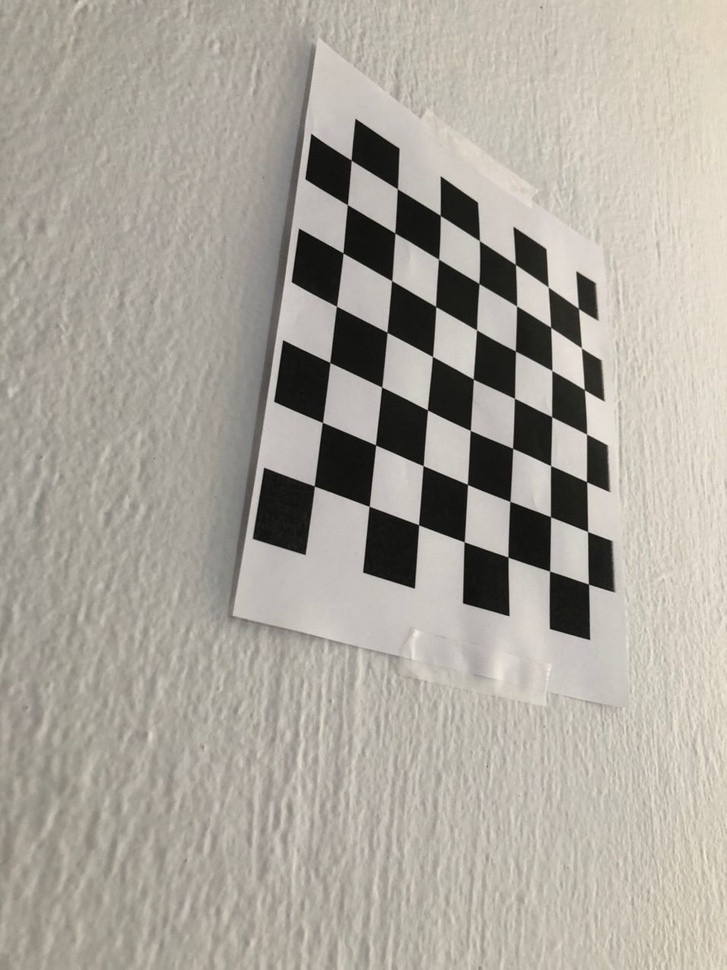
#> input picture practice/1.1/test.jpeg, 727 x 970 px, shrunk from 956 x 1276 before the run, given in place of the camera
$ python matching.py
#> lines starting #> are read from the running program, lines starting #| are printed output that depends on the picture
import cv2
import numpy as np


def main():

    cap = cv2.VideoCapture(0)
    while True:
        ret, img = cap.read()
#> img is the input picture: shape (970, 727, 3); mean B, G, R 156.6, 165.9, 170.7
        ret2, img2 = cap.read()

        gray = cv2.cvtColor(img, cv2.COLOR_BGR2GRAY)
        gray2 = cv2.cvtColor(img2, cv2.COLOR_BGR2GRAY)

        # Transform second image. ##########################
        rows, cols = gray2.shape
#> rows = 970; cols = 727
        M = cv2.getRotationMatrix2D((cols/2, rows/2), 20, 1)
        img2 = cv2.warpAffine(img2, M, (cols, rows))
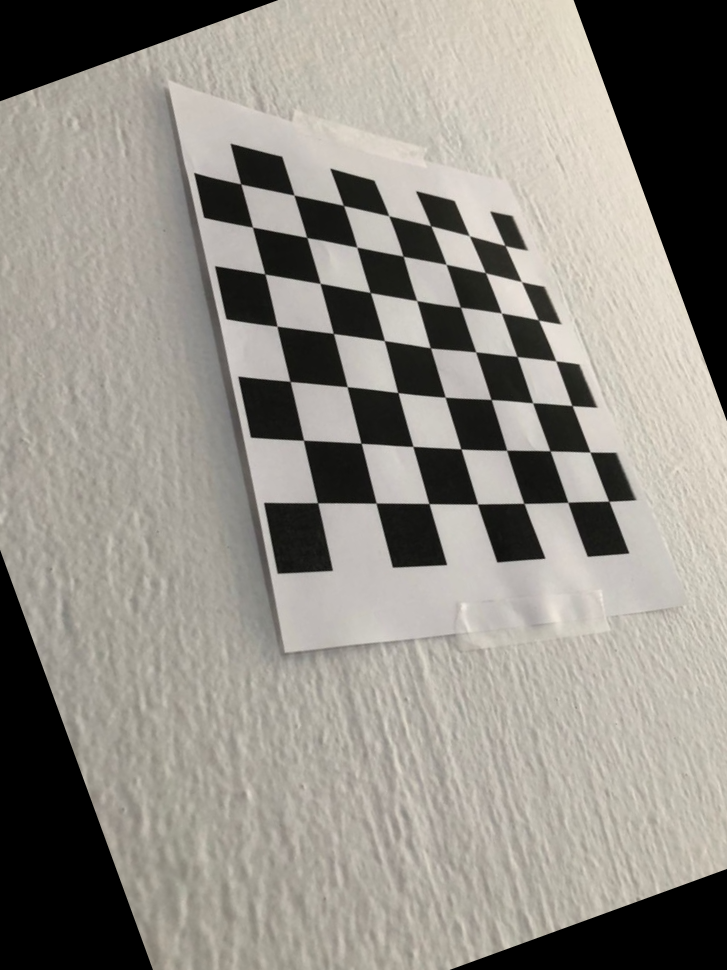
#> img2: shape (970, 727, 3); mean B, G, R 134.5, 142.1, 146.1
        pts1 = np.float32([[50, 50], [200, 50], [50, 200]])
        pts2 = np.float32([[10, 100], [200, 50], [100, 250]])
        M = cv2.getAffineTransform(pts1, pts2)
        img2 = cv2.warpAffine(img2, M, (cols, rows))
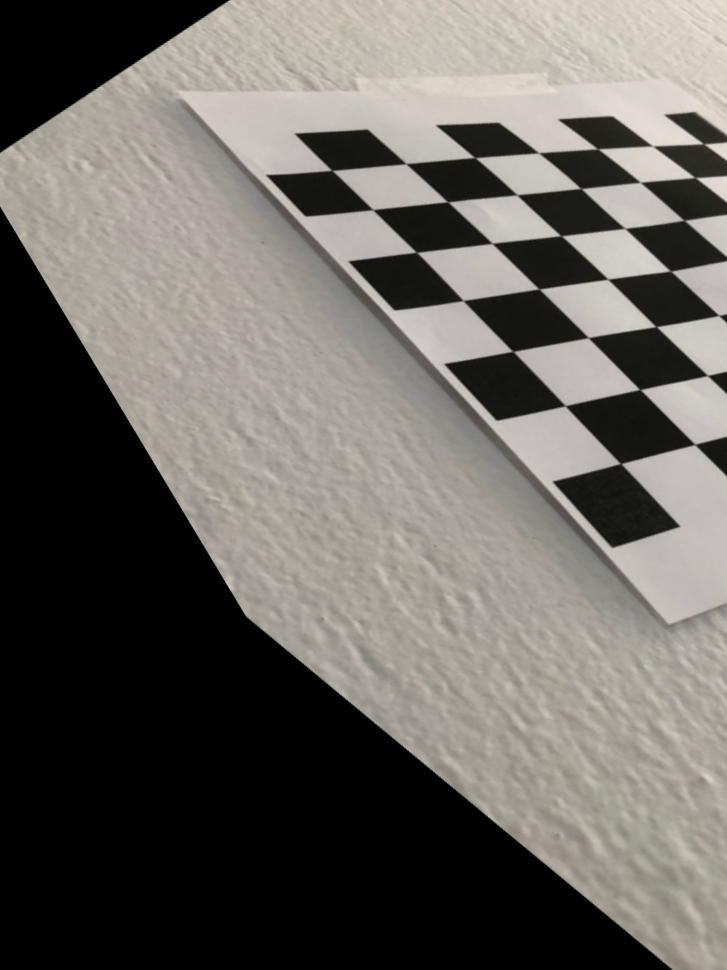
#> img2: shape (970, 727, 3); mean B, G, R 97.3, 102.5, 105.2
        #####################################################

        # ORB
        orb = cv2.ORB_create(50)

        kp, des = orb.detectAndCompute(img, None)
#> kp = 50 keypoints; strongest (x, y, size): (466, 482, 31), (466, 481, 37.2), (465, 481, 44.6), (585, 479, 31)
        kp2, des2 = orb.detectAndCompute(img2, None)
#> kp2 = 50 keypoints; strongest (x, y, size): (558, 484, 92.6), (558, 483, 64.3), (448, 366, 77.1), (662, 328, 53.6)
        matcher = cv2.DescriptorMatcher_create(
            cv2.DESCRIPTOR_MATCHER_BRUTEFORCE_HAMMING)

        matches = matcher.match(des, des2, None)
#> matches = 50 matches

        matches = sorted(matches, key=lambda x: x.distance)

        img3 = cv2.drawMatches(img, kp, img2, kp2, matches[:50], None)
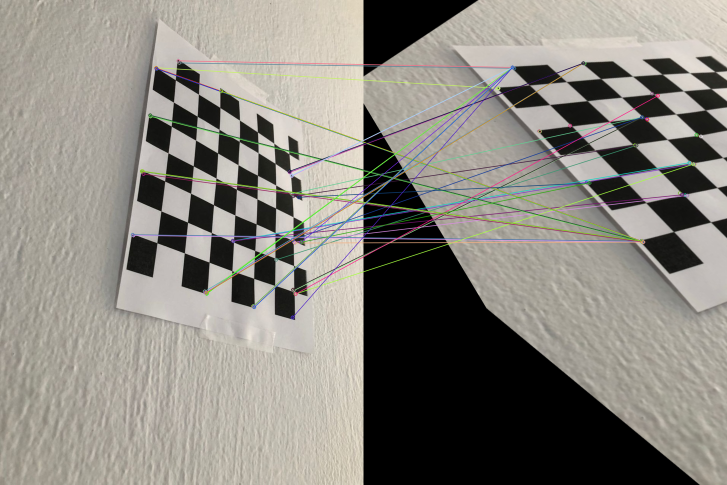
#> img3: shape (970, 1454, 3) (shown at 1/2 size); mean B, G, R 126.8, 134, 137.4

        img = cv2.drawKeypoints(
            img, kp, None, flags=cv2.DRAW_MATCHES_FLAGS_DRAW_RICH_KEYPOINTS)
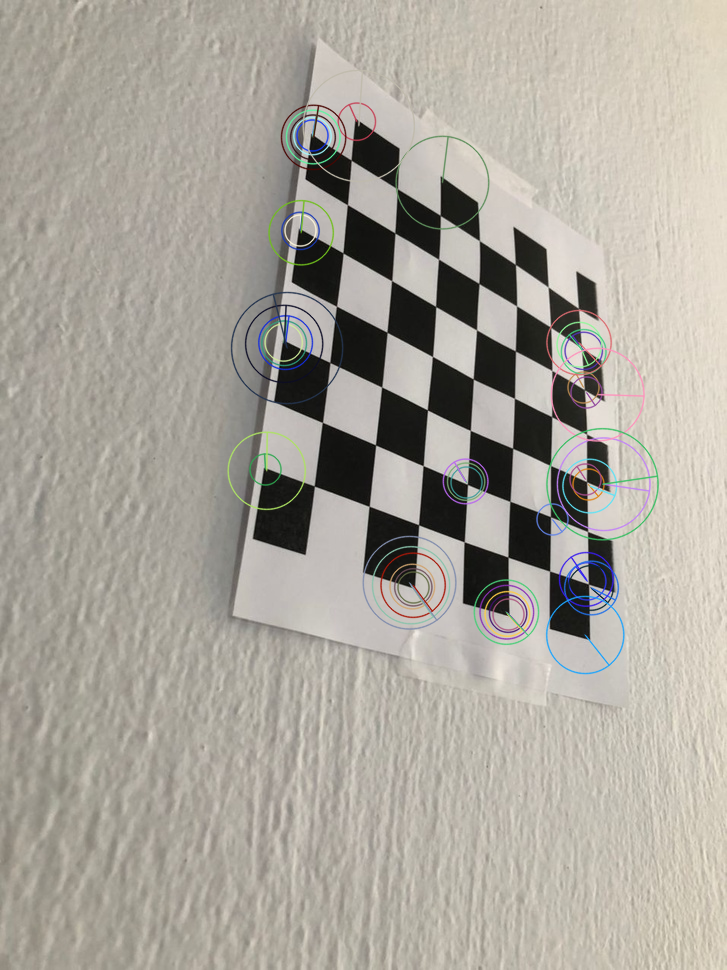
#> img: shape (970, 727, 3); mean B, G, R 156.6, 165.7, 170.2
        img2 = cv2.drawKeypoints(
            img2, kp2, None, flags=cv2.DRAW_MATCHES_FLAGS_DRAW_RICH_KEYPOINTS)
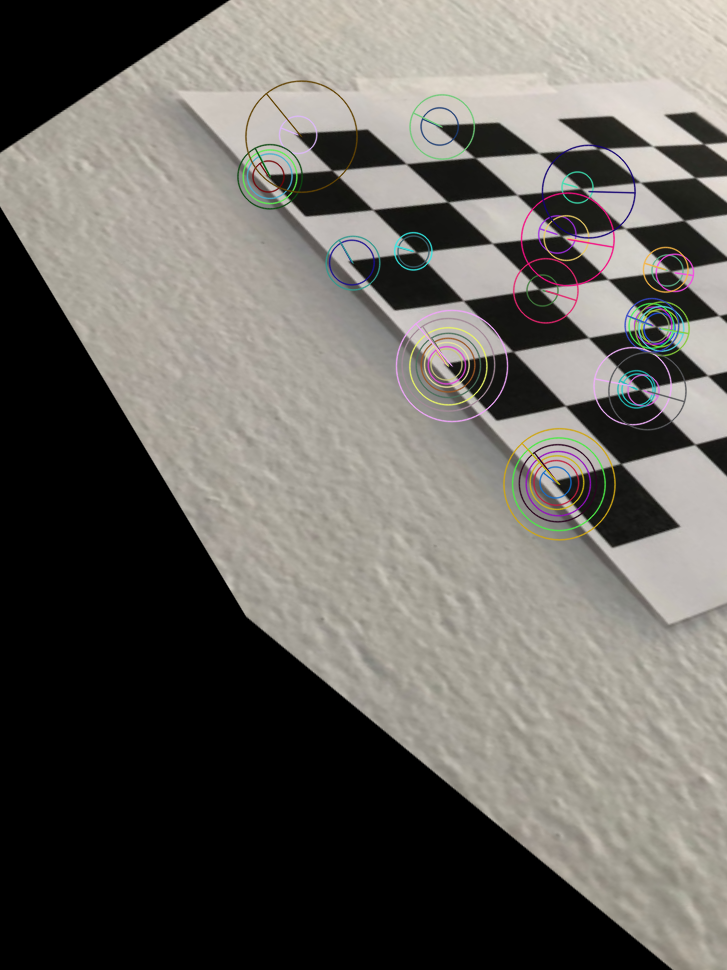
#> img2: shape (970, 727, 3); mean B, G, R 97.4, 102.6, 105.4

        cv2.imshow('Original', img3)
        #cv2.imshow('Transformed', img2)

        if cv2.waitKey(1) == 27:
#> (key Esc is pressed here)
            break

    cap.release()
    cv2.destroyAllWindows()


if __name__ == "__main__":
    main()
